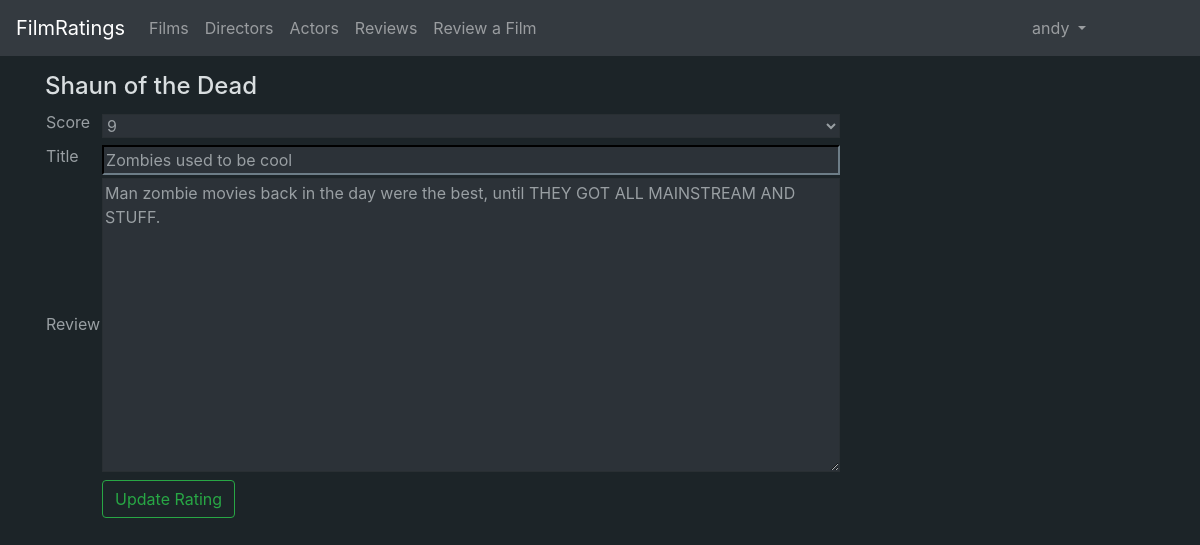
The page /ratings/user/4/film/1/edit (signed in) on the database its author committed.
### application/auth/models.py (models this page shows, shortened)
class User(Base):
    __tablename__ = "account"
    name= db.Column(db.String(144), nullable=False)
    username = db.Column(db.String(144), nullable=False)
    password = db.Column(db.String(144), nullable=False)
    urole = db.Column(db.String(80), nullable = False)
    bio = db.Column(db.String(1200), nullable = True)
    ratings = db.relationship("Rating", cascade="all, delete-orphan")

### application/films/models.py (models this page shows, shortened)
class Film(Base):
    name = db.Column(db.String(400), nullable=False)
    description = db.Column(db.String(1200), nullable=True)
    year = db.Column(db.Integer, nullable=True)
    director_id = db.Column(db.Integer, db.ForeignKey('director.id'), nullable = True)
    poster = db.Column(db.String(400), nullable=True)
    actors = db.relationship("FilmActor", cascade="all, delete-orphan")
    ratings = db.relationship("Rating", cascade="all, delete-orphan")

### application/ratings/models.py (models this page shows, shortened)
class Rating(db.Model):
    user_id = db.Column(db.Integer, db.ForeignKey('account.id'), nullable=False, primary_key=True)
    film_id = db.Column(db.Integer, db.ForeignKey('film.id'), nullable=False, primary_key=True)
    date_created = db.Column(db.DateTime, default=db.func.current_timestamp())
    date_modified = db.Column(db.DateTime, default=db.func.current_timestamp(),
        onupdate=db.func.current_timestamp())
    score = db.Column(db.Integer, nullable=False)
    title = db.Column(db.String(100), nullable=True)
    review = db.Column(db.String(10000), nullable=True)

### application/ratings/views.py (the view)
@login_required(role="DEFAULT")
@app.route("/ratings/user/<user_id>/film/<film_id>/edit", methods=["GET"])
def edit_rating_form(user_id, film_id):
    u = User.query.get(user_id)
    if u.id != current_user.id:
        return login_manager.unauthorized()
    formtorender = EditRatingForm()
    r = Rating.query.filter_by(user_id = user_id, film_id = film_id).first()
    formtorender.score.data = r.score
    formtorender.title.data = r.title
    formtorender.review.data = r.review
    film = Film.query.get(film_id)
    formtorender.film.data = film.name
    return render_template("ratings/edit.html", form=formtorender, user_id = user_id, film_id = film_id )

### application/ratings/forms.py
class EditRatingForm(FlaskForm):
    film = StringField("Film name")
    score = SelectField("Score", choices=[(10, '10'),(9, '9'),(8, '8'),(7, '7'), (6, '6'), (5, '5'), (4, '4'), (3, '3'), (2, '2'), (1, '1')], coerce=int)
    title = StringField(u'Title', [validators.optional(), validators.length(max=100)])
    review = TextAreaField(u'Review', [validators.optional(), validators.length(max=20000)])
    class Meta:
        csrf = False

### application/__init__.py (called while the page is built)
@login_manager.user_loader
def load_user(user_id):
    return User.query.get(user_id)

### application/templates/ratings/edit.html (shortened to what this page needs)
{% extends "layout.html" %}
{% block body %}
<h4>{{form.film.data}}</h4>
<form method="POST" action="{{url_for('edit_rating', user_id=user_id, film_id=film_id)}}">
    <table>
        <tr>
            <td>
                {{ form.score.label(style="color:#999fa3")}}
            </td>
            <td>
                {{form.score(style="width:100%;background-color:#2c3238;color:#999fa3;border-color:#292F33")}}
            </td>
            <td>
            </td>
        </tr>
        <tr>
            <td>
                {{ form.title.label(style="color:#999fa3")}}
            </td>
            <td>
                {{form.title(style="width:100%;background-color:#2c3238;color:#999fa3;border-color:#292F33")}}
            </td>
            <td>
            </td>
        </tr>
        <tr>
            <td>
                {{form.review.label(style="color:#999fa3")}}
            </td>
            <td>
                {{form.review(cols=70, rows=12, style="width:100%;background-color:#2c3238;color:#999fa3;border-color:#292F33")}}
            </td>
            <td>
            </td>
        </tr>
        <tr><td></td>
            <td colspan="2">
                <Button type="submit" class="btn btn-outline-success">Update Rating</Button>
            </td>
        </tr>
    </table>
</form>
{% endblock %}

### application/templates/layout.html (shortened to what this page needs)
<!DOCTYPE html>
<html>
  <head>
    <link rel="stylesheet" href="https://maxcdn.bootstrapcdn.com/bootstrap/4.0.0/css/bootstrap.min.css"
>
  </head>
  <body style="background-color:rgb(28, 36, 40); color:#d9dee0">
    <nav class="navbar navbar-expand-md navbar-dark bg-dark fixed-top mb-4">
      <a href="/" class="navbar-brand" href="#">FilmRatings</a>
      <div class="collapse navbar-collapse" id="navbarCollapse">
        <ul class="navbar-nav mr-auto">
          <li class="nav-item">
            <a class="nav-link" href="{{ url_for('films_index') }}">Films</a>
          </li>
          <li class="nav-item">
            <a class="nav-link" href="{{url_for('directors_index') }}">Directors</a>
          </li>
          <li class="nav-item">
            <a class="nav-link" href="{{url_for('actors_index') }}">Actors</a>
          </li>
            <li class="nav-item">
              <a class="nav-link" href="{{url_for('reviews_index') }}">Reviews</a>
            </li>
          {% if current_user.urole == "DEFAULT" %}
            <li class="nav-item">
              <a class="nav-link" href="{{url_for('ratings_form') }}">Review a Film</a>
            </li>
          {% endif %}
        </ul>
        <div class ="form-inline ">
            <ul class="navbar-nav mr-auto">
            {% if current_user.is_authenticated %}
            <li class="nav-item dropdown">
                <a class="nav-link dropdown-toggle" href="#" id="navbarDropdown" role="button" data-toggle="dropdown" aria-haspopup="true" aria-expanded="false">
                  {{current_user.name}}
                </a>
            </li>
            </ul>
            <div class="col-sm"></div>
            <div class="col-sm"></div>
            <div class="col-sm"></div>
            {% endif %}
        </div>
      </div>
    </nav>
    <br/><br/><br/>
    <main role="main" class="container">
      {% block body %}{% endblock %}
    </main>
  </body>
</html>

### rows shown on the page
User: name "andy"
Film: film.data "Shaun of the Dead"
Rating: score "9", title "Zombies used to be cool", review "Man zombie movies back in the day were the best, until THEY GOT ALL MAINSTREAM AND STUFF."
